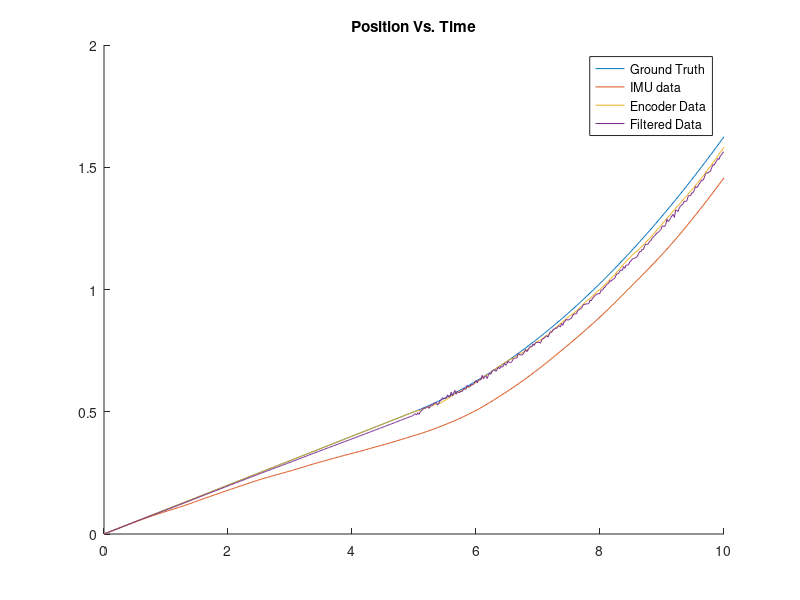
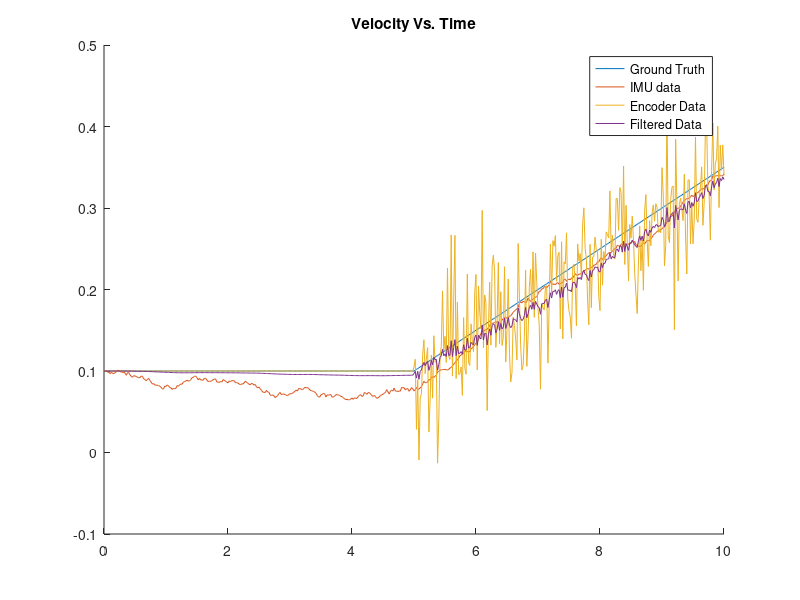
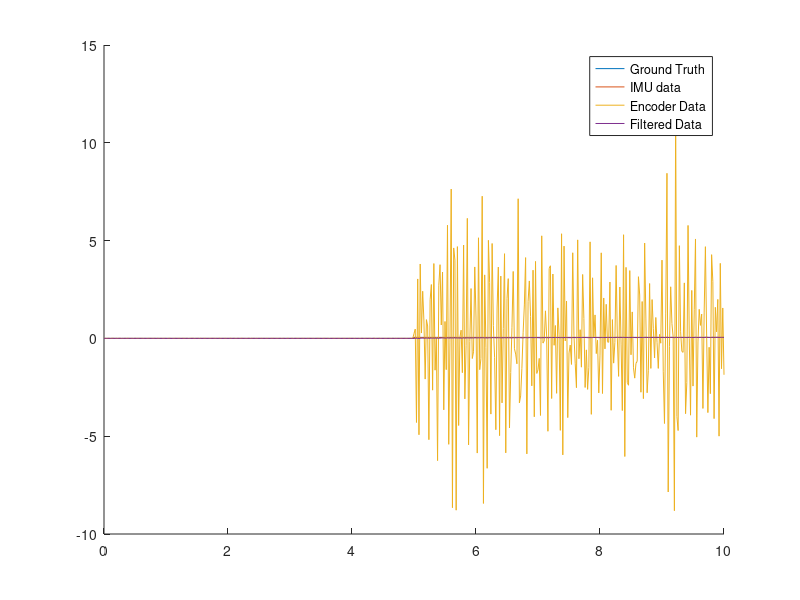

Reproduce these figures in MATLAB, in order.
VRW = .049; %fps/sqrt(hr)
TOB = .2*9.8*10^-6; %mg
ERW = 1/1048576;
sampleRate = 50;
% state, pos, vel, accel
gTruth = zeros(sampleRate*10,3);
gTruth(1,:) = [0,.1,0];
imu = gTruth;
encoder = gTruth;
vodo = gTruth;
% state transition
A = [1,1/sampleRate,.5/sampleRate^2;
    0,1,1/sampleRate;
    0,0,1];
R = eye(3);
whiteNoiseVRW = randn(1,10*sampleRate);
tih = 1/360;
vrw = whiteNoiseVRW.*sqrt(VRW*(1/(360*sampleRate)));
whiteNoiseTOB = randn(1);
tob = whiteNoiseTOB * TOB;
imu(1,3) = tob;
whiteNoiseERW = randn(1,10*sampleRate);
erw = whiteNoiseERW .* ERW;
erw(5*sampleRate:end) = erw(5*sampleRate:end).*1000;
for i = 1:10*sampleRate
    gTruth(i+1,:) = A*gTruth(i,:)';
    imu(i+1,:) = A*imu(i,:)';
    imu(i+1,2) = imu(i+1,2) + vrw(i);
    encoder(i+1,:) = A*encoder(i,:)';
    encoder(i+1,1) = encoder(i+1,1) + erw(i);
    if i == 5*sampleRate
        gTruth(i+1,3) = .05;
        imu(i+1,3) = .05+tob;
        encoder(i+1,3) = .05;
    end
end

dencoder = diff(encoder(:,1)).*sampleRate;
dencoder2 = ones(501,1).*.1;
dencoder2(2:end) = dencoder;
dencoder = dencoder2;
encoder(:,2) = dencoder(:,1);
ddencoder = diff(dencoder(:,1)).*sampleRate;
dencoder2 = zeros(501,1);
dencoder2(2:end) = ddencoder;
encoder(:,3) = dencoder2;
x = zeros(10*sampleRate,3);
x = [0,.1,0];
Rimu = [.4 0 0; 0 .3 0; 0 0 .05];
Rencoder = [.05 0 0; 0 .6 0; 0 0 .7];
Q = .0001;
H = eye(3);
P = zeros(3,3);
for i = 1:10*sampleRate
    xapriori = A*x(i,:)';
    Papriori = A*P*A' + Q;
    K = Papriori*H'/(H*Papriori*H'+Rimu);
    x(i+1,:) = (xapriori+K*(imu(i+1,:)'-H*xapriori));
    P = Papriori-K*H*Papriori;
    K = P*H'*inv(H*P*H'+Rencoder);
    x(i+1,:) = x(i+1,:)+(K*(encoder(i+1,:)'-H*xapriori))';
    P = P-K*H*P;
end
hold on
plot(0:1/sampleRate:10,gTruth(:,1))
plot(0:1/sampleRate:10,imu(:,1))
plot(0:1/sampleRate:10,encoder(:,1))
plot(0:1/sampleRate:10,x(:,1))
legend('Ground Truth', 'IMU data', 'Encoder Data', 'Filtered Data')
title('Position Vs. Time')
 figure()
 hold on
plot(0:1/sampleRate:10,gTruth(:,2))
plot(0:1/sampleRate:10,imu(:,2))
plot(0:1/sampleRate:10,dencoder(:,1))
plot(0:1/sampleRate:10,x(:,2))
legend('Ground Truth', 'IMU data', 'Encoder Data', 'Filtered Data')
title('Velocity Vs. Time')
figure()
hold on
plot(0:1/sampleRate:10,gTruth(:,3))
plot(0:1/sampleRate:10,imu(:,3))
plot(0:1/sampleRate:10,encoder(:,3))
plot(0:1/sampleRate:10,x(:,3))
legend('Ground Truth', 'IMU data', 'Encoder Data', 'Filtered Data')